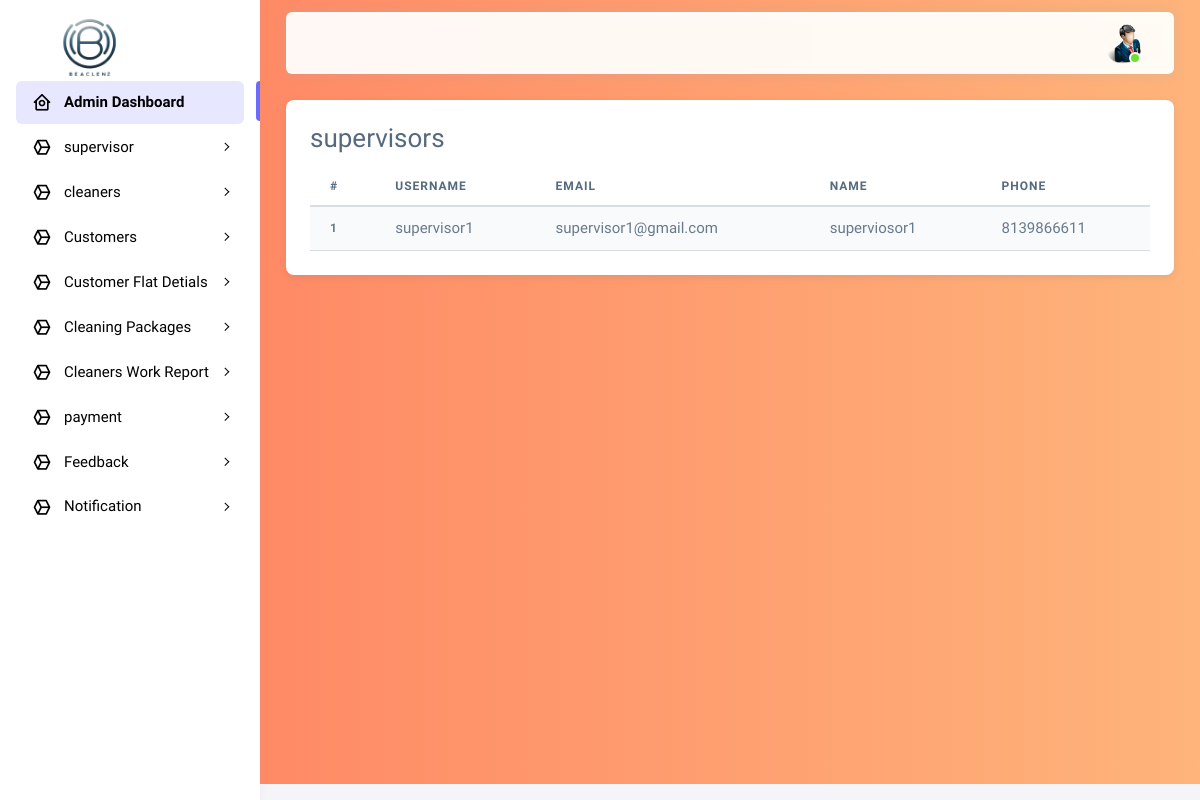
The app's page /supervisor-view/, older data.
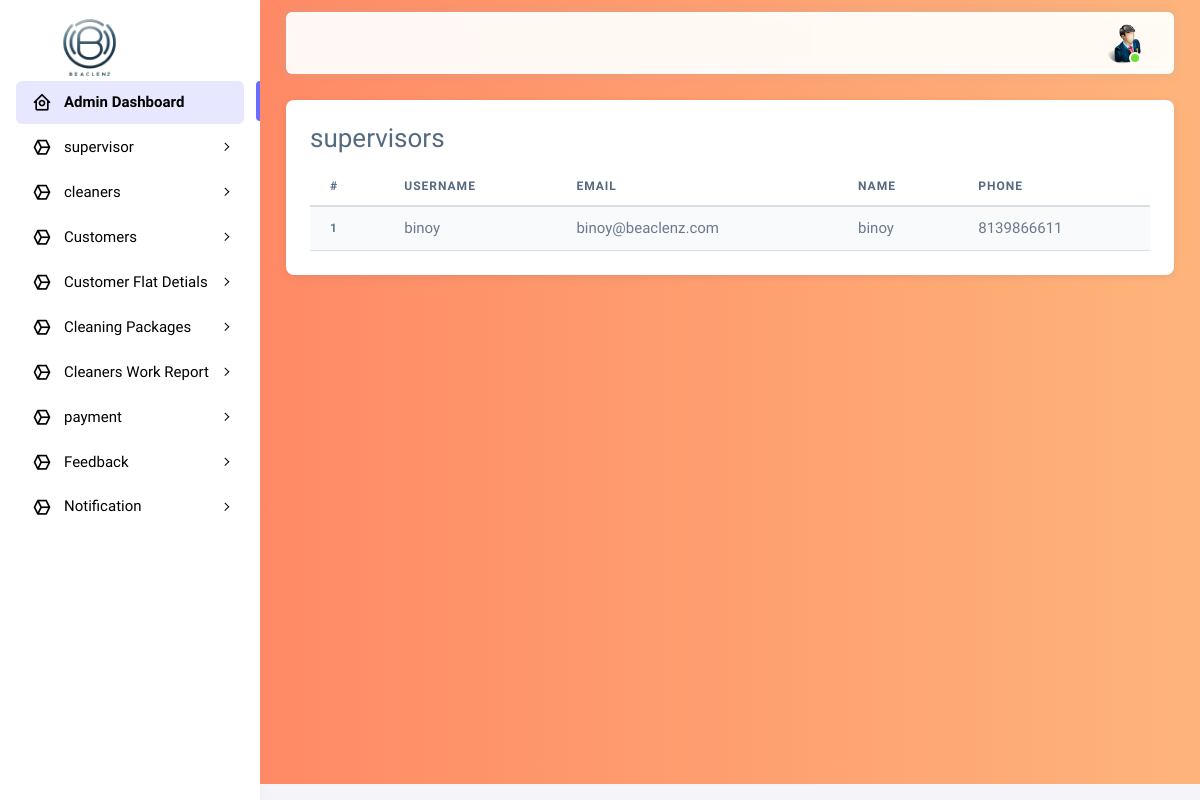
The same page, newer data.
### cleaning_app/models.py (models this page shows, shortened)
class BaseModel(models.Model):
    created_on = models.DateTimeField(auto_now_add=True, null=True)
    updated_on = models.DateTimeField(auto_now=True)
    is_deleted = models.BooleanField(default=False)
    class Meta:
        abstract = True
        ordering = ['-created_on']

class UserProfile(BaseModel):
    user = models.ForeignKey(User, on_delete=models.CASCADE)
    name = models.CharField(max_length = 25,blank=True, null=True)
    mobile_number = models.CharField(max_length=25,unique=True, null=True)
    image = models.ImageField(upload_to='profile',blank=True, null=True)

class User(AbstractBaseUser, PermissionsMixin):
    name = models.CharField(max_length=50, blank=True, null=True)
    username = models.CharField(max_length=50, unique=True, null=True)
    email = models.EmailField(max_length=100, null=True)
    role = models.IntegerField(choices=SELECTROLE)
    uid = models.CharField(max_length=500, unique=True, null=True)
    is_admin = models.BooleanField(default=False)
    is_active = models.BooleanField(default=False)
    is_registered = models.BooleanField(default=False)
    date_joined = models.DateTimeField(auto_now_add=True)
    last_login = models.DateTimeField(auto_now_add=True)
    USERNAME_FIELD = 'username'
    REQUIRED_FIELDS=[]
    objects = UserManager()
    class Meta:
        db_table = "user"

### cleaning_app/views.py (the view)
# urls.py: path('supervisor-view/', views.supervisor_view, name='supervisor-view'),
def supervisor_view(request):
    usr = User.objects.filter(role=2)
    data = UserProfile.objects.filter(user__in=usr)
    return render(request, 'admin_app/supervisorview.html',{'data':data})

### cleaning_app/templates/admin_app/supervisorview.html
{% extends 'admin_app/index.html' %}
{% load crispy_forms_tags %}
{% block content %}
<div class="card">
    <div class="card-body">
        <h3 class="card-title">supervisors</h3>
        <table class="table table-striped">
            <thead>
                <tr>
                    <th scope="col">#</th>
                    <th scope="col">Username</th>
                    <th scope="col">Email</th>
                    <th scope="col">Name</th>
                    <th scope="col">Phone</th>
                </tr>
            </thead>
            <tbody>
                {% for i in data %}
                <tr>
                    <th scope="row">{{ forloop.counter }}</th>
                    <td>{{i.user.username}}</td>
                    <td>{{i.user.email}}</td>
                    <td>{{i.name}}</td>
                    <td>{{i.mobile_number}}</td>
                </tr>
                {% endfor %}
            </tbody>
        </table>
    </div>
</div>
{% endblock %}

Row changes from the older to the newer data that the page shows:
removed UserProfile: user.username "supervisor1", user.email "supervisor1@gmail.com", name "superviosor1", mobile_number "8139866611"
added UserProfile: user.username "binoy", user.email "binoy@beaclenz.com", name "binoy", mobile_number "8139866611"
